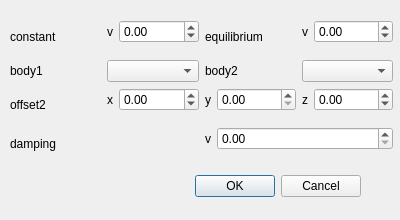
<?xml version="1.0" encoding="UTF-8"?>
<ui version="4.0">
 <class>SpringParaEdit</class>
 <widget class="QDialog" name="SpringParaEdit">
  <property name="geometry">
   <rect>
    <x>0</x>
    <y>0</y>
    <width>400</width>
    <height>220</height>
   </rect>
  </property>
  <property name="windowTitle">
   <string>Edit Spring</string>
  </property>
  <widget class="QDialogButtonBox" name="buttonBox">
   <property name="geometry">
    <rect>
     <x>20</x>
     <y>170</y>
     <width>341</width>
     <height>32</height>
    </rect>
   </property>
   <property name="orientation">
    <enum>Qt::Horizontal</enum>
   </property>
   <property name="standardButtons">
    <set>QDialogButtonBox::Cancel|QDialogButtonBox::Ok</set>
   </property>
  </widget>
  <widget class="QWidget" name="gridLayoutWidget">
   <property name="geometry">
    <rect>
     <x>10</x>
     <y>20</y>
     <width>383</width>
     <height>141</height>
    </rect>
   </property>
   <layout class="QGridLayout" name="gridLayout">
    <item row="3" column="0">
     <widget class="QLabel" name="label_5">
      <property name="text">
       <string>offset2</string>
      </property>
     </widget>
    </item>
    <item row="0" column="0">
     <widget class="QLabel" name="label">
      <property name="text">
       <string>constant</string>
      </property>
     </widget>
    </item>
    <item row="1" column="0">
     <widget class="QLabel" name="label_3">
      <property name="text">
       <string>body1</string>
      </property>
     </widget>
    </item>
    <item row="0" column="2">
     <widget class="QLabel" name="label_2">
      <property name="text">
       <string>equilibrium</string>
      </property>
     </widget>
    </item>
    <item row="1" column="2">
     <widget class="QLabel" name="label_4">
      <property name="text">
       <string>body2</string>
      </property>
     </widget>
    </item>
    <item row="4" column="0">
     <widget class="QLabel" name="label_6">
      <property name="text">
       <string>damping</string>
      </property>
     </widget>
    </item>
    <item row="0" column="1">
     <layout class="QFormLayout" name="formLayout">
      <item row="0" column="0">
       <widget class="QLabel" name="xLabel">
        <property name="text">
         <string>v</string>
        </property>
       </widget>
      </item>
      <item row="0" column="1">
       <widget class="QDoubleSpinBox" name="xDoubleSpinBox">
        <property name="minimum">
         <double>-1000.000000000000000</double>
        </property>
        <property name="maximum">
         <double>1000.000000000000000</double>
        </property>
       </widget>
      </item>
     </layout>
    </item>
    <item row="0" column="3">
     <layout class="QFormLayout" name="formLayout_2">
      <item row="0" column="0">
       <widget class="QLabel" name="xLabel_2">
        <property name="text">
         <string>v</string>
        </property>
       </widget>
      </item>
      <item row="0" column="1">
       <widget class="QDoubleSpinBox" name="xDoubleSpinBox_2">
        <property name="minimum">
         <double>-100.000000000000000</double>
        </property>
        <property name="maximum">
         <double>100.000000000000000</double>
        </property>
       </widget>
      </item>
     </layout>
    </item>
    <item row="3" column="1">
     <layout class="QFormLayout" name="formLayout_3">
      <item row="0" column="0">
       <widget class="QLabel" name="xLabel_3">
        <property name="text">
         <string>x</string>
        </property>
       </widget>
      </item>
      <item row="0" column="1">
       <widget class="QDoubleSpinBox" name="xDoubleSpinBox_3">
        <property name="minimum">
         <double>-100.000000000000000</double>
        </property>
       </widget>
      </item>
     </layout>
    </item>
    <item row="3" column="2">
     <layout class="QFormLayout" name="formLayout_4">
      <item row="0" column="0">
       <widget class="QLabel" name="xLabel_4">
        <property name="text">
         <string>y</string>
        </property>
       </widget>
      </item>
      <item row="0" column="1">
       <widget class="QDoubleSpinBox" name="xDoubleSpinBox_4">
        <property name="maximum">
         <double>100.000000000000000</double>
        </property>
        <property name="value">
         <double>0.000000000000000</double>
        </property>
       </widget>
      </item>
     </layout>
    </item>
    <item row="3" column="3">
     <layout class="QFormLayout" name="formLayout_5">
      <item row="0" column="0">
       <widget class="QLabel" name="xLabel_5">
        <property name="text">
         <string>z</string>
        </property>
       </widget>
      </item>
      <item row="0" column="1">
       <widget class="QDoubleSpinBox" name="xDoubleSpinBox_5">
        <property name="minimum">
         <double>-100.000000000000000</double>
        </property>
       </widget>
      </item>
     </layout>
    </item>
    <item row="4" column="2" colspan="2">
     <layout class="QFormLayout" name="formLayout_6">
      <item row="0" column="0">
       <widget class="QLabel" name="xLabel_6">
        <property name="text">
         <string>v</string>
        </property>
       </widget>
      </item>
      <item row="0" column="1">
       <widget class="QDoubleSpinBox" name="xDoubleSpinBox_6"/>
      </item>
     </layout>
    </item>
    <item row="1" column="1">
     <widget class="QComboBox" name="comboBox"/>
    </item>
    <item row="1" column="3">
     <widget class="QComboBox" name="comboBox_2"/>
    </item>
   </layout>
  </widget>
 </widget>
 <resources/>
 <connections>
  <connection>
   <sender>buttonBox</sender>
   <signal>accepted()</signal>
   <receiver>SpringParaEdit</receiver>
   <slot>accept()</slot>
   <hints>
    <hint type="sourcelabel">
     <x>248</x>
     <y>254</y>
    </hint>
    <hint type="destinationlabel">
     <x>157</x>
     <y>274</y>
    </hint>
   </hints>
  </connection>
  <connection>
   <sender>buttonBox</sender>
   <signal>rejected()</signal>
   <receiver>SpringParaEdit</receiver>
   <slot>reject()</slot>
   <hints>
    <hint type="sourcelabel">
     <x>316</x>
     <y>260</y>
    </hint>
    <hint type="destinationlabel">
     <x>286</x>
     <y>274</y>
    </hint>
   </hints>
  </connection>
 </connections>
</ui>
